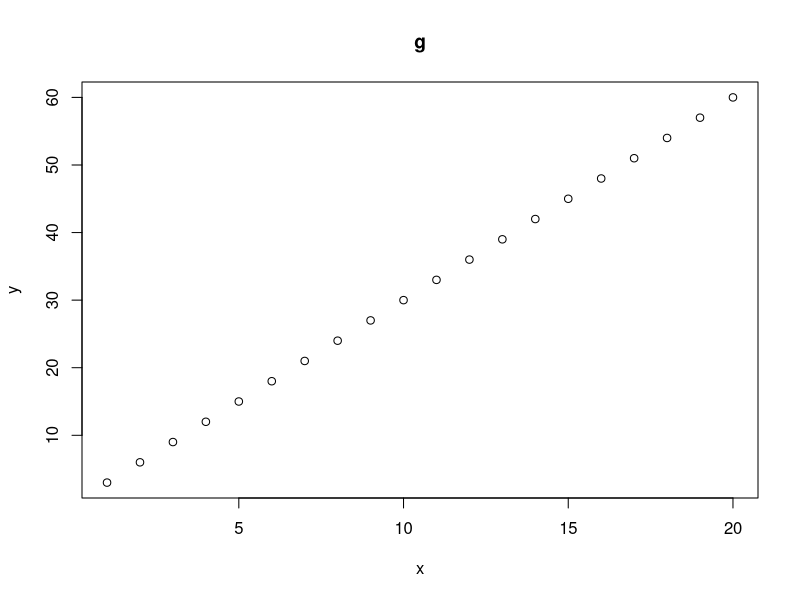

This figure's R source:
genre <- factor(c('j', 'r', 'c', 'c', 'p', 'j', 'r', 'j'), 
                levels = c('c', 'j', 'p', 'r', 'o'))
genre
levels(genre)
genre[2] <- 'n' 
genre

plot(seq(from=3, to=61, by=3), main="g", 
     xlab = "x", ylab='y')
